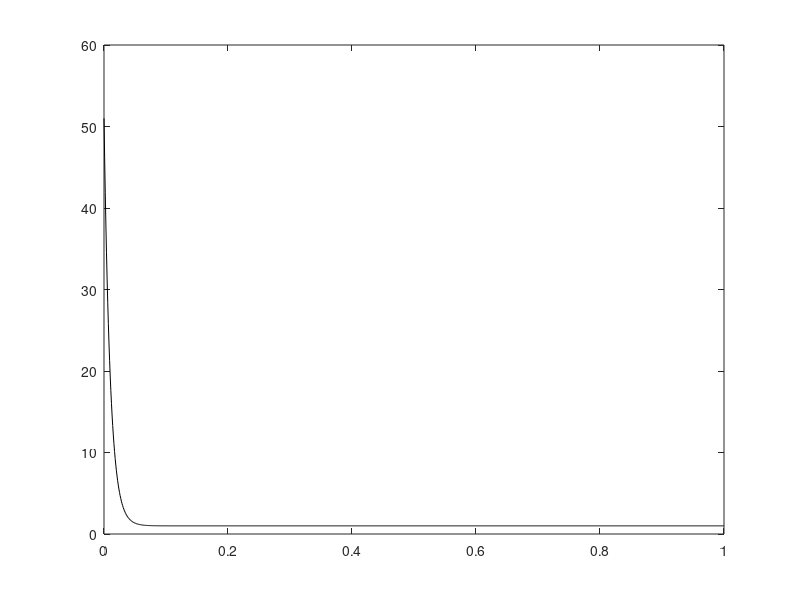

Write the MATLAB code that produced this figure.
%% mtc-mono

% figure(1)
% rv = linspace(0,1,1e3);
% mtcscale(1) = [9255.37800000000];
% mtcscale(2) = [7.74613790000000];
% scaler = @(rr) 1 - mtcscale(1)*rr.^mtcscale(2)./(1 + mtcscale(1)*rr.^mtcscale(2));
% plot(rv,scaler(rv),'k')
% xlabel('rH [-]')
% ylabel('scaling factor {\it s} [-]')
% export_fig 'scaling_mono.eps' 'scaling_mono.png'
% 
% 
% 
% 
% scaler = @(rr) 1 - mtcscale(1)*rr.^mtcscale(2)./(1 + mtcscale(1)*rr.^mtcscale(2)) ... + 
%                mtcscale(3)*exp(-mtcscale(4)*(rr - mtcscale(5)));



rv = linspace(0,1,1e3);
mtcscale(1) = [50];
mtcscale(2) = [100];

% scaler = @(rr) 1 + mtcscale(1)*rr.^mtcscale(2)./(1 + mtcscale(1)*rr.^mtcscale(2));
scaler = @(rr) mtcscale(1)*exp(-mtcscale(2)*rr) + 1;

           
           
figure(1)
plot(rv,scaler(rv),'k')



% figure(1)
% rv = linspace(0,1,1e3);
% mtcscale(1) = [9255.37800000000];
% mtcscale(2) = [7.74613790000000];
% % exponential
% mtcscale(3) = 1;
% mtcscale(4) = 29;
% mtcscale(5) = 0.1;
% % second term
% % mtcscale(3) = 20;
% % mtcscale(4) = 6;
% % mtcscale(5) = 0.4;
% 
% scaler = @(rr)  - mtcscale(1)*rr.^mtcscale(2)./(1 + mtcscale(1)*rr.^mtcscale(2)) + ... ... + 
%                mtcscale(3)*exp(mtcscale(4)*(rr - mtcscale(5)));
% scaler = @(rr) 1 - mtcscale(1)*rr.^mtcscale(2)./(1 + mtcscale(1)*rr.^mtcscale(2)) + ... ... + 
%                  mtcscale(3)*tanh(mtcscale(4)*(rr - mtcscale(5))) + mtcscale(3);           
% % scaler = @(rr) 1 - mtcscale(1)*rr.^mtcscale(2)./(1 + mtcscale(1)*rr.^mtcscale(2)) + ... ... + 
% %                mtcscale(3)*(rr - mtcscale(5)).^mtcscale(4)./...
% %                (1 + mtcscale(3)*(rr - mtcscale(5)).^mtcscale(4)); 
% plot(rv,scaler(rv),'k')
% xlabel('rH [-]')
% ylabel('scaling factor {\it s} [-]')
% export_fig 'scaling_mono.eps' 'scaling_mono.png'           
%            
           
           
%  %% arcus tangens type
% % figure(1)
% % clf
% % a = 2.9;
% % b = [1/2.5 0.75 6];
% % c = [1.6 7.5 7.5];
% % y = linspace(0,0.1)*100;
% % mf = @(y,a,b,c) 3-b(1)*atan(b(2)*(y - b(2))) + c(1)*atan(c(2)*(y - c(3)));
% % plot(y,mf(y,a,b,c)/mf(0,a,b,c),'k','LineWidth',2)
% 
% 
% figure(
% 
% 
% 
% figure(1)
% clf
% a = 2.9;
% b = [1/2.5 0.75 6];
% c = [1.6 7.5 7.5];
% y = linspace(0,0.1)*100;
% isopars = [1459.29990000000 0.00122150280000000 0.890484450000000 ...
%             25 5.25624610000000 5.98209800000000];
% 
% addpath('isotherm_fit');        
% addpar.iso_type = 'Sips_Sips';
% addpar.isoflex = false;
% 
% n = @(rh) isotherm_func(isopars,rh,addpar);        
% nsat = n(1);
% rhv = linspace(0,1);
% sat = @(rh) n(rh)./nsat;
% mf = @(rh,a,b,c) cos(1.7*atan(sat(4*rh.^1.5)));
% 
% a = 1; b = 50; c = 1;
% mf = @(rh) a./sqrt(a + 10000*sat(rh).^c);
% facv = linspace(0.1,10,50);
% sf = linspace(0,1,300);
% facv=5;
% hold on
% % for i =1:length(facv)
% % plot(rhv,(1 - sat(rhv).^facv(i)),'k','LineWidth',2)
% % end
% nn = 10; 
% k = 10;
% kv = linspace(1,100,20);
% ex = linspace(0.1,10,20);
% hold on
% for i = 1:length(kv)
%     for j = 1:length(ex)
%         k = kv(i);
%         exx = ex(j);
%         plot(rhv,(1 - k*rhv.^exx./(1 + k*rhv.^exx)))
%     end
% end
% clf
% k(1) = 0.5;
% k(2) = 1000;
% exx(1) = 0.5;
% exx(2) = 10;
% w(1) = 1;
% w(2) = 1 - w(1);
% 
% kv1 = linspace(0.01,100,25);
% kv2 = kv1; 
% rr = 1:length(kv1);
% hold on
% wv = linspace(0,1,100);
% 
% for i = rr
%     for j = rr
%         exx(1) = kv1(i);
%         exx(2) = kv2(j);
%         plot(rhv,(1 - kv1(i)*rhv.^exx(1)./(1 + kv1(i)*rhv.^exx(1)) + ...
%               kv2(j)*(1 - rhv).^exx(2)./(1 + kv2(j)*(1 - rhv).^exx(2))))
%     end
% end
% 
% 
% 
% % potential
% 
% figure(2) 
% 
% plot(rhv, -(10*rhv).^exx(1) + (5*rhv).^exx(2))
% 
% 
% 
% 
% % % ylim([0 1])          
% %           
% %           
% % figure(2) 
% % clf
% % a = 1;
% % hold on 
% % a = 0;
% % for i = 1:50
% %     a = a + 0.01;
% %     exfunc = @(rhv,a) (1 + exp(-a*rhv)).^(-1);
% %     plot(rhv,1 - erf(a*rhv))
% % end
% 
% % p1 = linspace(1,10,10);
% % p2 = linspace(1,10000,10);
% % p3 = linspace(1,20,10);
% % hold on
% % for i = 1:10
% %     a = p1(i);
% %     for j=1:10
% %         b = p2(j);
% %         for k=1:10
% %             c = p3(k);
% %             mf = @(rh) a./sqrt(a + b*sat(rh).^c);
% %             plot(rhv,mf(rhv))
% %         end
% %     end
% % end
% 
% %% exponential type
% % isopars = [1459.29990000000 0.00122150280000000 0.890484450000000 ...
% %             25 5.25624610000000 5.98209800000000];
% % n = @(rh) model_SipSips(isopars,rh);        
% % nsat = n(1);
% % sat = @(rh) n(rh)./nsat;
% % 
% % 
% % p1 = linspace(1,10,10);
% % p2 = linspace(0,1,10);
% % p3 = linspace(0,1,10);
% % 
% % pp = [4 0.6 0.8];
% % rhv = linspace(0,1);
% % 
% % figure(2) 
% % clf 
% % hold on
% % for i = 1:10
% %     p1t = p1(i);
% %     for j=1:10
% %         p2t = p2(j);
% %         for k=1:10
% %             p3t = p3(k);
% %             pp = [p1t p2t p3t];
% %             mf = @(rh,pp) 1 + pp(2)*sat(rh).^pp(3).*(exp(pp(1)*sat(rh)) - 1);
% %             plot(rhv,mf(rhv,pp))
% %         end
% %     end
% % end